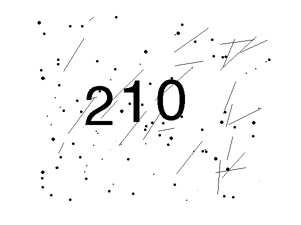
%> input picture lab5/imagedata/train_0010.png, 301 x 225 px
$ octave --eval "result = myclassifier(imread('imagedata/train_0010.png'));"   (GNU Octave 9; MATLAB toolbox functions it lacks are replaced by stand-ins)
%> lines starting %> are read from the running program, lines starting %| are printed output that depends on the picture; in (x1, y1, x2, y2) boxes, pixels count from 0 and x2, y2 are one past the last pixel; in counts of white or black regions, pixels touching at a corner belong together; the program's own positions count from 1
function output = myclassifier(image)
    I = image;
%> I is the input picture: size 225x301 uint8; min 0, max 255, mean 247.5

    % noise removal
    J = ~imerode(~I, strel('line', 4, pi/4));
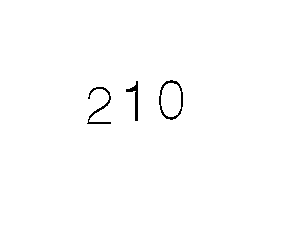
%> J: size 225x301 logical; 99.2% white; black in thin lines or dots, all inside (x1, y1, x2, y2) = (87, 80, 183, 124)
    %J = medfilt2(J, [5 5]);

    % binary
    thresh = multithresh(double(J));
%> thresh = 0
    J = J < thresh;
%> J: size 225x301 logical; every value is 0

    % get connected components and related properties
    CC = bwconncomp(J);
%> CC = 0 connected components
    p = regionprops(CC, 'all');
%> p = 0 regions

    % filter components whose size is above average
    %A = [p.ConvexArea];

    A = zeros(1, CC.NumObjects);
    BB = {p.BoundingBox};
%> BB = {}
    for i = 1:CC.NumObjects
        Z = uint32(BB{i});
        A(i) = Z(4);
    end
%> this loop made 0 passes

    if max(A) > 3 * min(A)
        K = find(A > mean(A(:)));
    else
        K = 1:length(A);
%> K = []
    end


    % sort components in horizontal order
    % TODO

    % get components
    Components = {};
    for i = 1:length(K)
        Components{i} = component(CC, p, K(i));
    end
%> after the loop, Components = {}


%     for i = 1:length(Components)
%         figure; imagesc(Components{i}); axis image
%         figure; imagesc(slice_h(Components{i})); axis image
%     end
%     return

    % black magic
    inters = zeros(2,3);
    k = 1;
    for i = 1:length(Components)
        R = Components{i};
        if width(R) / height(R) < .8
            inters(:, k) = intersections(R);
            k = k + 1;

            %figure; imagesc(S);
        else
            D = bwdist(~J);

            s = floor(width(R) / 4);
            s = [s 3*s];

            S1 = slice_v(R, s(1));
            props = bwconncomp(S1);
            inters_h(k) = props.NumObjects;
            k = k + 1;

            S2 = slice_v(R, s(2));
            props = bwconncomp(S2);
            inters_h(k) = props.NumObjects;
            k = k + 1;

            %figure; imagesc(S1);
            %figure; imagesc(S2);
        end
    end
%> after the loop, inters = [0 0 0; 0 0 0]; k = 1

    output = cellfun(@mapResult, {inters(:,1) inters(:,2) inters(:,3)});
%> output = [2 2 2]

    % FIXME debug check
    if length(output) ~= 3
        fprintf('nope\n');
        output = [1 1 1];
    end
end

function res = mapResult(x)
    % one
    if x(1) == 1 && x(2) == 1
        res = 1;
    % zero
    elseif x(1) == 2 && x(2) == 2
        res = 0;
    % maybe one
    elseif x(1) == 1 && x(2) == 2
        res = 1;
    % two
    else
        res = 2;
    end
end

% [38 lines left out: functions component, slice_v, slice_h, intersections, not called in this run]

% plot segments and centroids
%  J: image
%  p: properties
%  K: region indices
% [10 lines left out: function plotRegions, not called in this run]

function x = width(A)
    x = size(A,2);
end

function x = height(A)
    x = size(A,1);
end

$ run again, on lab5/imagedata/train_0023.png
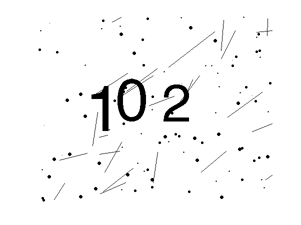
%> input picture lab5/imagedata/train_0023.png, 301 x 225 px
%> in myclassifier, I is the input picture: size 225x301 uint8; min 0, max 255, mean 247.5
%> in myclassifier, `J = ~imerode(~I, strel('line', 4, pi/4));`:
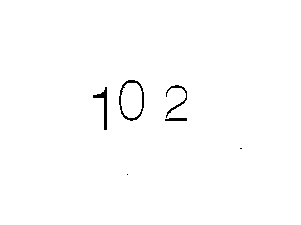
%> J: size 225x301 logical; 99.2% white; 6 black regions (2 under 20 px), largest, box (x1, y1, x2, y2) and area: (119, 80, 144, 121) 209, (93, 87, 107, 130) 171, (166, 85, 187, 118) 117, (165, 118, 187, 121) 62
%> thresh = 0
%> CC = 0 connected components
%> p = 0 regions
%> BB = {}
%> K = []
%> after the loop in myclassifier, `for i = 1:length(K)`: Components = {}
%> after the loop in myclassifier, `for i = 1:length(Components)`: inters = [0 0 0; 0 0 0]; k = 1
%> output = [2 2 2]

$ run again, on lab5/imagedata/train_0025.png
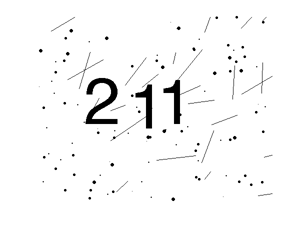
%> input picture lab5/imagedata/train_0025.png, 301 x 225 px
%> in myclassifier, I is the input picture: size 225x301 uint8; min 0, max 255, mean 247.6
%> in myclassifier, `J = ~imerode(~I, strel('line', 4, pi/4));`:
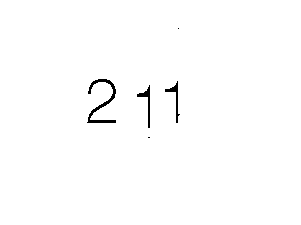
%> J: size 225x301 logical; 99.1% white; 5 black regions (2 under 20 px), largest, box (x1, y1, x2, y2) and area: (87, 79, 116, 123) 320, (137, 85, 150, 128) 135, (165, 81, 180, 123) 131
%> thresh = 0
%> CC = 0 connected components
%> p = 0 regions
%> BB = {}
%> K = []
%> after the loop in myclassifier, `for i = 1:length(K)`: Components = {}
%> after the loop in myclassifier, `for i = 1:length(Components)`: inters = [0 0 0; 0 0 0]; k = 1
%> output = [2 2 2]

$ run again, on lab5/imagedata/train_0028.png
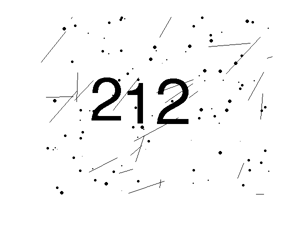
%> input picture lab5/imagedata/train_0028.png, 301 x 225 px
%> in myclassifier, I is the input picture: size 225x301 uint8; min 0, max 255, mean 247.1
%> in myclassifier, `J = ~imerode(~I, strel('line', 4, pi/4));`:
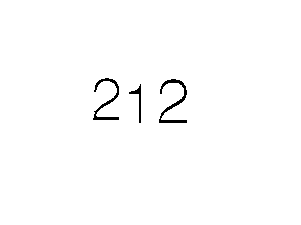
%> J: size 225x301 logical; 99% white; black in thin lines or dots, all inside (x1, y1, x2, y2) = (93, 78, 187, 123)
%> thresh = 0
%> CC = 0 connected components
%> p = 0 regions
%> BB = {}
%> K = []
%> after the loop in myclassifier, `for i = 1:length(K)`: Components = {}
%> after the loop in myclassifier, `for i = 1:length(Components)`: inters = [0 0 0; 0 0 0]; k = 1
%> output = [2 2 2]
